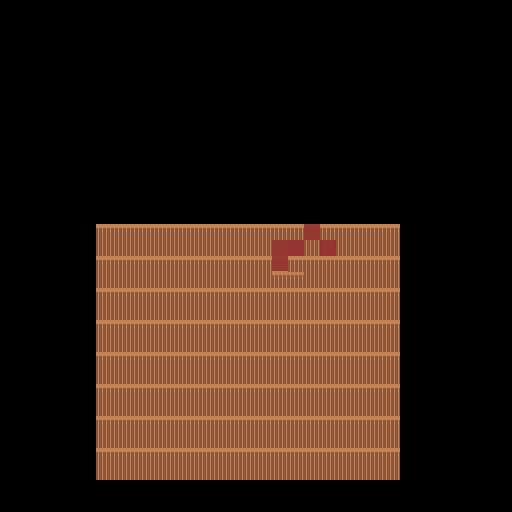

This is a level from a 2D game, rendered from its Tiled map with the project's own tilesets. A one-line summary and the map file follow, with tile-layer data summarised:
An orthogonal 32x32 tile map with 16x16 px tiles, 4 tile layers (background, midGround, buildings, foreGround), 2 tilesets and 1 object.

<map version="1.2" tiledversion="1.3.0" orientation="orthogonal" renderorder="right-down" compressionlevel="0" width="32" height="32" tilewidth="16" tileheight="16" infinite="0" nextlayerid="6" nextobjectid="33">
 <tileset firstgid="1" source="InteriorSpriteSheet.tsx" />
 <tileset firstgid="10001" source="MasterSpriteSheet.tsx" />
 <layer id="1" name="background" width="32" height="32">
  <data>[1024 cells, 361 non-empty, 10 distinct tile ids]</data>
 </layer>
 <layer id="4" name="midGround" width="32" height="32">
  <data>[1024 cells, 0 non-empty, 0 distinct tile ids]</data>
 </layer>
 <layer id="3" name="buildings" width="32" height="32" opacity="0.9">
  <data>[1024 cells, 119 non-empty, 40 distinct tile ids]</data>
 </layer>
 <layer id="5" name="foreGround" width="32" height="32">
  <data>[1024 cells, 36 non-empty, 22 distinct tile ids]</data>
 </layer>
 <objectgroup id="2" name="Portal">
  <object id="31" x="307" y="442" width="19" height="16">
   <properties>
    <property name="Click" value="false" />
    <property name="SafteyOffSetX" value="0" />
    <property name="SafteyOffSetY" value="-32" />
    <property name="standardFrom" value="GeneralStore" />
    <property name="standardTo" value="OverWorld" />
   </properties>
  </object>
 </objectgroup>
</map>
